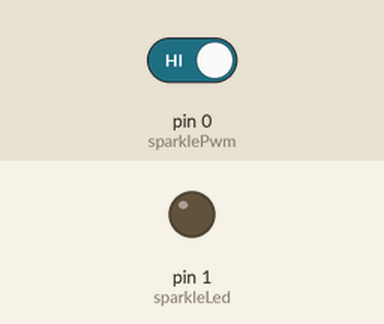
A sketch run on a simulated Arduino Uno, built with avr-gcc and run on an emulated ATmega328P. Parts: output pins drawn as LEDs (lit = HIGH). The test bench sets the inputs (shaded band); at power-on: pin 0 (sparklePwm) HIGH.

Above: at 2.2 s.
2.3 s: pin 0 (sparklePwm) driven LOW
At 2.6 s:
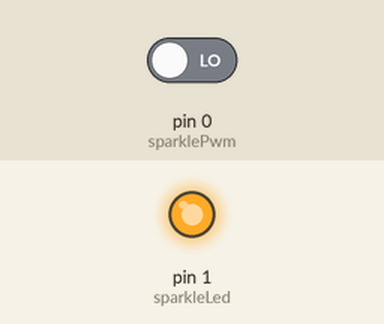
3.8 s: pin 0 (sparklePwm) driven HIGH
At 5.0 s:
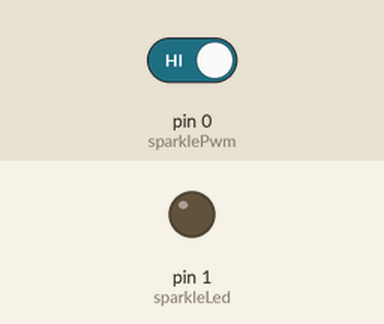
Timing chart, 0 to 6.8 s (numbered marks = the images above; inputs shaded):
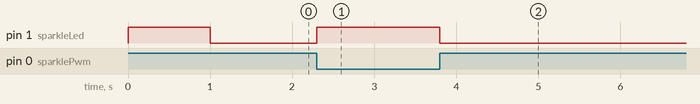

The sketch:

t85PowerOnV1.ino
```cpp
// Tiny85 来电开机
// Sparkle
// v1.0

int sparklePwm = 0;
int sparkleLed = 1;
void setup() {
    pinMode(sparkleLed, OUTPUT);
    pinMode(sparklePwm, OUTPUT);
    digitalWrite(sparklePwm, LOW);
    digitalWrite(sparkleLed, HIGH);
    delay(1000);
    pinMode(sparklePwm, INPUT);
    digitalWrite(sparkleLed, LOW);
}

void loop() {
    digitalWrite(sparkleLed, !digitalRead(sparklePwm));
}
```

Measured:
- after the input at 2.3 s, pin 1 (sparkleLed): LOW → HIGH at once
- after the input at 3.8 s, pin 1 (sparkleLed): HIGH → LOW at once
